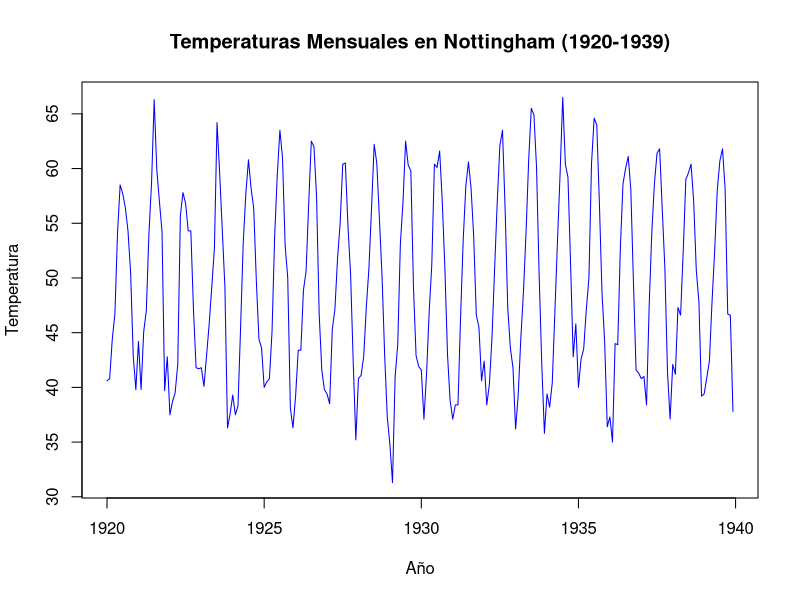
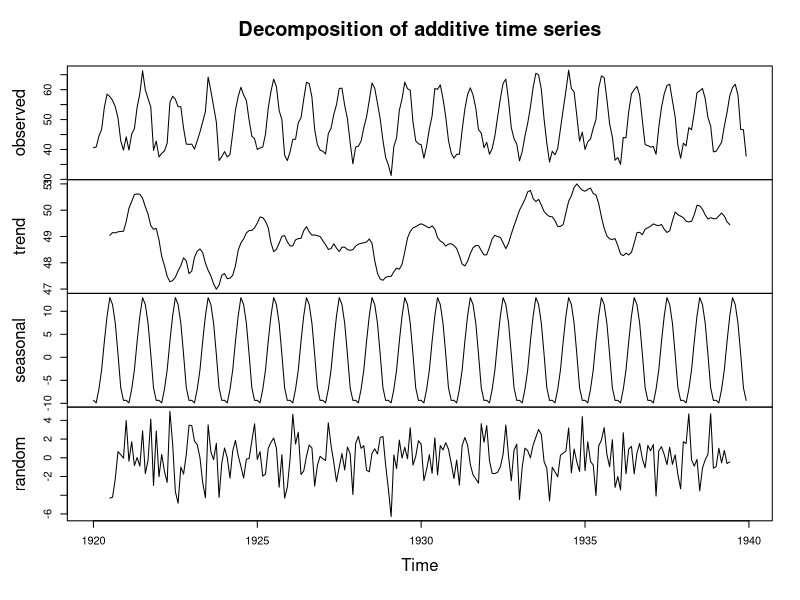
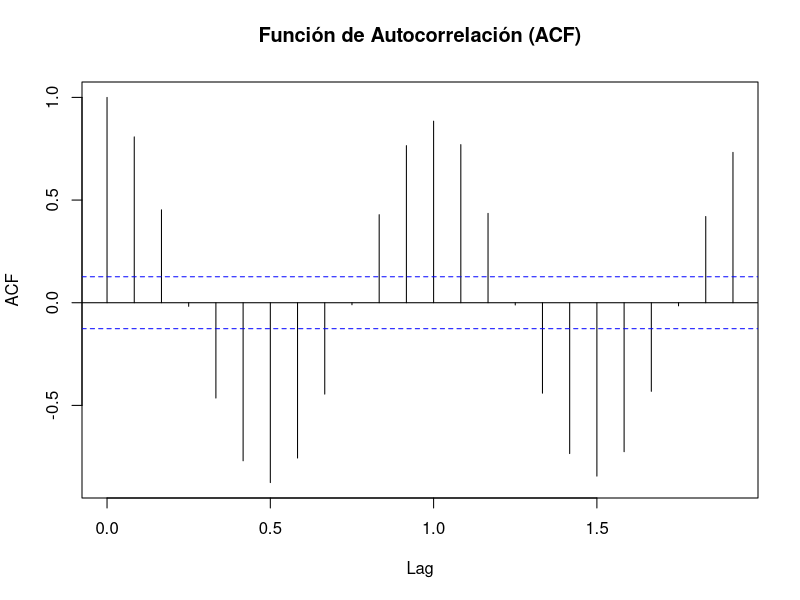
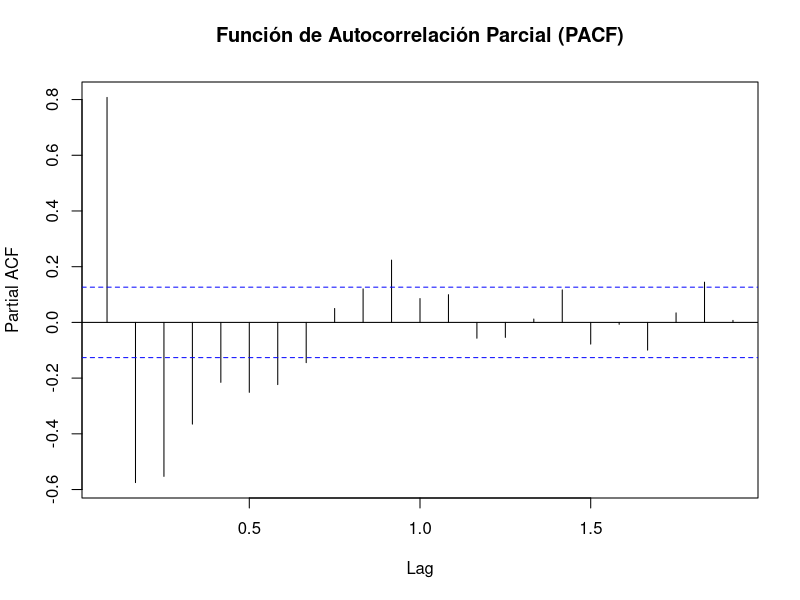
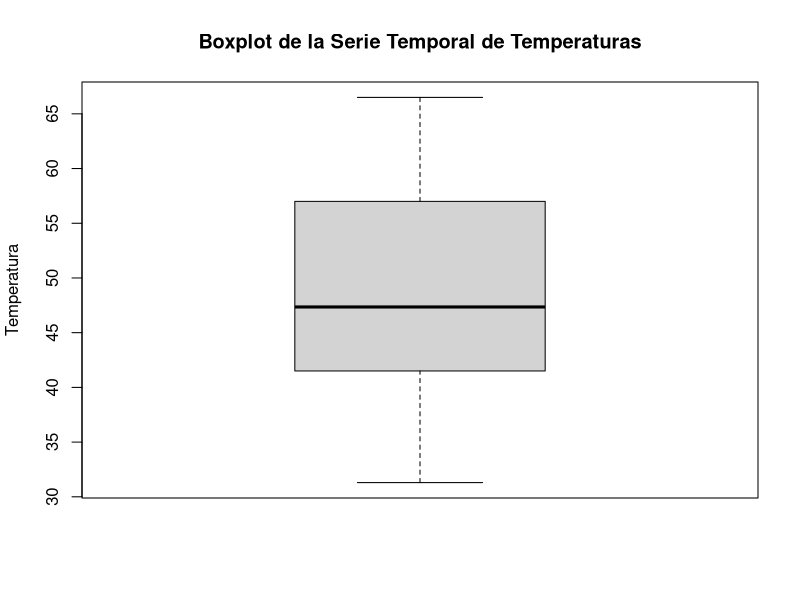

These figures' R source, in order:
# Cargar el dataset nottem
data("nottem")

# Inspeccionar la estructura del dataset
print(class(nottem))  # Verifica que es una serie temporal (ts)
print(summary(nottem))  # Resumen estadístico

# Graficar la serie temporal
plot(nottem, main = "Temperaturas Mensuales en Nottingham (1920-1939)",
     xlab = "Año", ylab = "Temperatura", col = "blue")

# 2. Exploración y preparación de datos

# Descomponer la serie temporal
decomp <- decompose(nottem)

# Visualizar los componentes (tendencia, estacionalidad y aleatoriedad)
plot(decomp)

# 3. Análisis de estacionariedad

# Graficar la autocorrelación (ACF)
acf(nottem, main = "Función de Autocorrelación (ACF)")

# Graficar la autocorrelación parcial (PACF)
pacf(nottem, main = "Función de Autocorrelación Parcial (PACF)")

# Instalar el paquete tseries si no está instalado
if (!require(tseries)) install.packages("tseries", dependencies = TRUE)
library(tseries)

# Prueba de Dickey-Fuller aumentada
adf_test <- adf.test(nottem)
cat("Resultado de la prueba ADF:\n")
print(adf_test)

# 4. Transformación de la serie (si es necesario)

# Si la serie no es estacionaria, realizar diferenciación
if(adf_test$p.value > 0.05) {
  nottem_diff <- diff(nottem)
  plot(nottem_diff, main = "Serie Temporal Diferenciada")
  
  # Volver a realizar la prueba ADF en la serie diferenciada
  adf_test_diff <- adf.test(nottem_diff)
  cat("Resultado de la prueba ADF en la serie diferenciada:\n")
  print(adf_test_diff)
}

# 5. Detección de valores atípicos

# Graficar boxplot para detectar posibles outliers
boxplot(nottem, main = "Boxplot de la Serie Temporal de Temperaturas", ylab = "Temperatura")